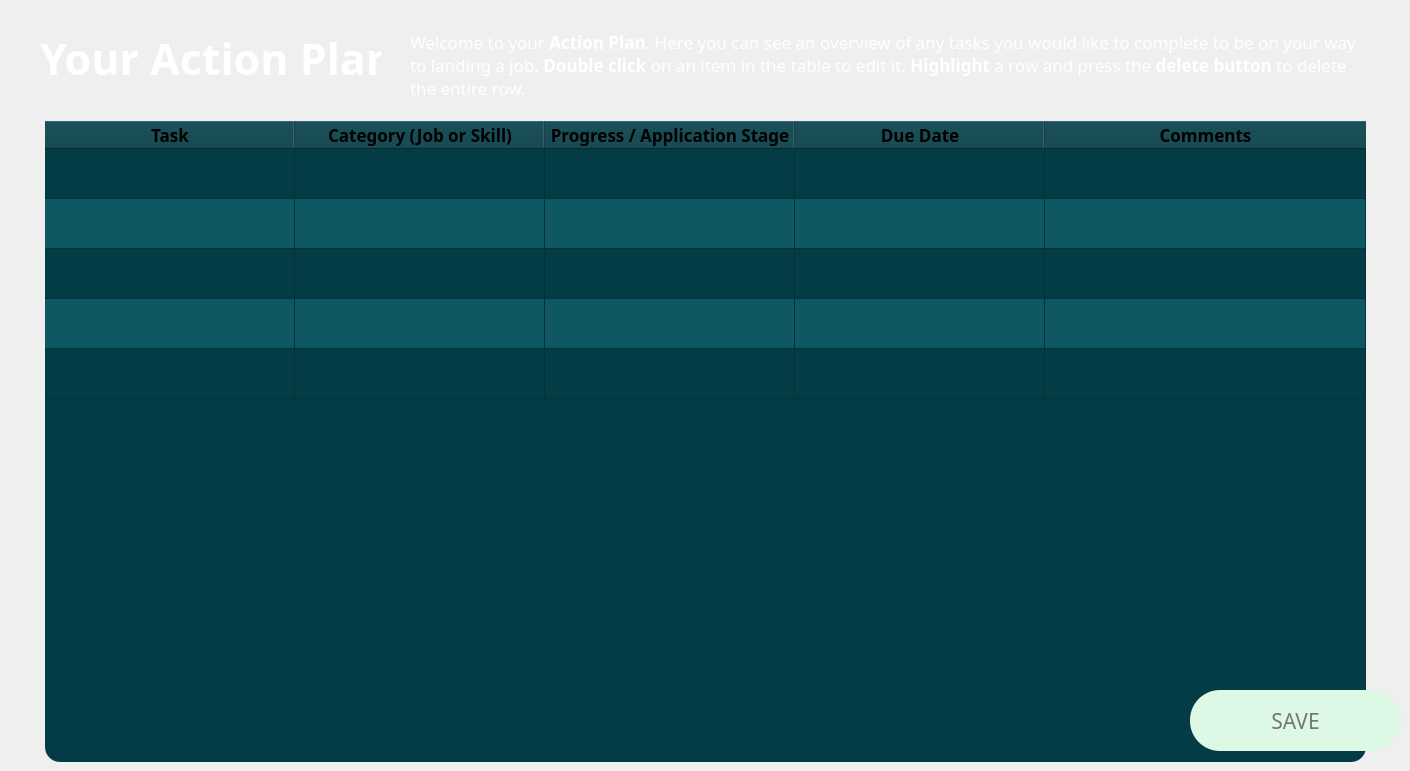
       <widget class="QWidget" name="YOUR_ACTION_PLAN">
        <widget class="QLabel" name="lbl_your_action_plan">
         <property name="geometry">
          <rect>
           <x>40</x>
           <y>30</y>
           <width>341</width>
           <height>56</height>
          </rect>
         </property>
         <property name="sizePolicy">
          <sizepolicy hsizetype="Fixed" vsizetype="Fixed">
           <horstretch>0</horstretch>
           <verstretch>0</verstretch>
          </sizepolicy>
         </property>
         <property name="font">
          <font>
           <family>IBM Plex Sans SemiBold</family>
           <pointsize>32</pointsize>
           <weight>75</weight>
           <bold>true</bold>
          </font>
         </property>
         <property name="styleSheet">
          <string notr="true">color: rgb(255, 255, 255);</string>
         </property>
         <property name="text">
          <string>Your Action Plan</string>
         </property>
         <property name="alignment">
          <set>Qt::AlignLeading|Qt::AlignLeft|Qt::AlignVCenter</set>
         </property>
         <property name="margin">
          <number>0</number>
         </property>
         <property name="indent">
          <number>0</number>
         </property>
        </widget>
        <widget class="QTableWidget" name="action_plan_table">
         <property name="geometry">
          <rect>
           <x>45</x>
           <y>121</y>
           <width>1321</width>
           <height>641</height>
          </rect>
         </property>
         <property name="styleSheet">
          <string notr="true">background-color: rgb(4, 60, 70);
color: rgb(255, 255, 255);
alternate-background-color: rgb(14, 88, 100);
border-color: rgb(4, 60, 70);
border-radius: 15px; 
border: 2px;
font: 12pt &quot;IBM Plex Sans&quot;;</string>
         </property>
         <property name="frameShape">
          <enum>QFrame::NoFrame</enum>
         </property>
         <property name="alternatingRowColors">
          <bool>true</bool>
         </property>
         <property name="sortingEnabled">
          <bool>true</bool>
         </property>
         <property name="rowCount">
          <number>5</number>
         </property>
         <attribute name="horizontalHeaderDefaultSectionSize">
          <number>250</number>
         </attribute>
         <attribute name="horizontalHeaderStretchLastSection">
          <bool>true</bool>
         </attribute>
         <attribute name="verticalHeaderVisible">
          <bool>false</bool>
         </attribute>
         <attribute name="verticalHeaderDefaultSectionSize">
          <number>50</number>
         </attribute>
         <row/>
         <row/>
         <row/>
         <row/>
         <row/>
         <column>
          <property name="text">
           <string>Task</string>
          </property>
          <property name="font">
           <font>
            <family>IBM Plex Sans</family>
            <pointsize>13</pointsize>
            <weight>75</weight>
            <bold>true</bold>
           </font>
          </property>
          <property name="foreground">
           <brush brushstyle="SolidPattern">
            <color alpha="255">
             <red>0</red>
             <green>0</green>
             <blue>0</blue>
            </color>
           </brush>
          </property>
         </column>
         <column>
          <property name="text">
           <string>Category (Job or Skill)</string>
          </property>
          <property name="font">
           <font>
            <family>IBM Plex Sans</family>
            <pointsize>13</pointsize>
            <weight>75</weight>
            <bold>true</bold>
           </font>
          </property>
          <property name="foreground">
           <brush brushstyle="SolidPattern">
            <color alpha="255">
             <red>0</red>
             <green>0</green>
             <blue>0</blue>
            </color>
           </brush>
          </property>
         </column>
         <column>
          <property name="text">
           <string>Progress / Application Stage</string>
          </property>
          <property name="font">
           <font>
            <family>IBM Plex Sans</family>
            <pointsize>13</pointsize>
            <weight>75</weight>
            <bold>true</bold>
           </font>
          </property>
          <property name="foreground">
           <brush brushstyle="SolidPattern">
            <color alpha="255">
             <red>0</red>
             <green>0</green>
             <blue>0</blue>
            </color>
           </brush>
          </property>
         </column>
         <column>
          <property name="text">
           <string>Due Date</string>
          </property>
          <property name="font">
           <font>
            <family>IBM Plex Sans</family>
            <pointsize>13</pointsize>
            <weight>75</weight>
            <bold>true</bold>
           </font>
          </property>
          <property name="foreground">
           <brush brushstyle="SolidPattern">
            <color alpha="255">
             <red>0</red>
             <green>0</green>
             <blue>0</blue>
            </color>
           </brush>
          </property>
         </column>
         <column>
          <property name="text">
           <string>Comments</string>
          </property>
          <property name="font">
           <font>
            <family>IBM Plex Sans</family>
            <pointsize>13</pointsize>
            <weight>75</weight>
            <bold>true</bold>
           </font>
          </property>
          <property name="foreground">
           <brush brushstyle="SolidPattern">
            <color alpha="255">
             <red>0</red>
             <green>0</green>
             <blue>0</blue>
            </color>
           </brush>
          </property>
         </column>
        </widget>
        <widget class="QLabel" name="lbl_action_plan_desc_2">
         <property name="geometry">
          <rect>
           <x>410</x>
           <y>30</y>
           <width>961</width>
           <height>71</height>
          </rect>
         </property>
         <property name="font">
          <font>
           <family>IBM Plex Sans</family>
           <pointsize>13</pointsize>
           <weight>50</weight>
           <bold>false</bold>
          </font>
         </property>
         <property name="styleSheet">
          <string notr="true">color: rgb(255, 255, 255);</string>
         </property>
         <property name="text">
          <string>&lt;html&gt;&lt;head/&gt;&lt;body&gt;&lt;p&gt;Welcome to your &lt;span style=&quot; font-weight:600;&quot;&gt;Action Plan&lt;/span&gt;. Here you can see an overview of any tasks you would like to complete to be on your way to landing a job. &lt;span style=&quot; font-weight:600;&quot;&gt;Double click&lt;/span&gt; on an item in the table to edit it. &lt;span style=&quot; font-weight:600;&quot;&gt;Highlight&lt;/span&gt; a row and press the &lt;span style=&quot; font-weight:600;&quot;&gt;delete button&lt;/span&gt; to delete the entire row.&lt;/p&gt;&lt;/body&gt;&lt;/html&gt;</string>
         </property>
         <property name="alignment">
          <set>Qt::AlignLeading|Qt::AlignLeft|Qt::AlignTop</set>
         </property>
         <property name="wordWrap">
          <bool>true</bool>
         </property>
         <property name="margin">
          <number>0</number>
         </property>
         <property name="indent">
          <number>0</number>
         </property>
        </widget>
        <widget class="QPushButton" name="btn_add_row">
         <property name="geometry">
          <rect>
           <x>1190</x>
           <y>690</y>
           <width>211</width>
           <height>61</height>
          </rect>
         </property>
         <property name="font">
          <font>
           <family>IBM Plex Sans SemiBold</family>
           <pointsize>16</pointsize>
          </font>
         </property>
         <property name="styleSheet">
          <string notr="true">background-color: rgb(221, 249, 229);
border-color: rgb(221, 249, 229);
color: rgb(118, 118, 118);
border-radius: 30px; 
border: 2px;</string>
         </property>
         <property name="text">
          <string>SAVE</string>
         </property>
        </widget>
       </widget>
